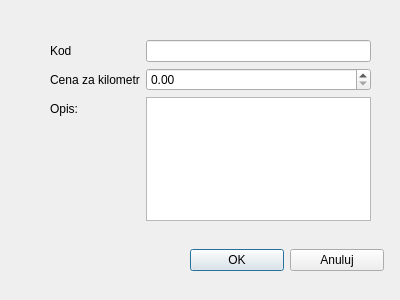
<?xml version="1.0" encoding="UTF-8"?>
<ui version="4.0">
 <class>DodajStawke</class>
 <widget class="QDialog" name="DodajStawke">
  <property name="geometry">
   <rect>
    <x>0</x>
    <y>0</y>
    <width>400</width>
    <height>300</height>
   </rect>
  </property>
  <property name="windowTitle">
   <string>Dialog</string>
  </property>
  <widget class="QWidget" name="formLayoutWidget">
   <property name="geometry">
    <rect>
     <x>50</x>
     <y>40</y>
     <width>321</width>
     <height>181</height>
    </rect>
   </property>
   <layout class="QFormLayout" name="formLayout">
    <item row="0" column="0">
     <widget class="QLabel" name="kodLabel">
      <property name="text">
       <string>Kod</string>
      </property>
     </widget>
    </item>
    <item row="0" column="1">
     <widget class="QLineEdit" name="kodLineEdit"/>
    </item>
    <item row="1" column="0">
     <widget class="QLabel" name="cenaZaKilometrLabel">
      <property name="text">
       <string>Cena za kilometr</string>
      </property>
     </widget>
    </item>
    <item row="2" column="0">
     <widget class="QLabel" name="opisLabel">
      <property name="text">
       <string>Opis:</string>
      </property>
     </widget>
    </item>
    <item row="2" column="1">
     <widget class="QPlainTextEdit" name="opisPlainTextEdit"/>
    </item>
    <item row="1" column="1">
     <widget class="QDoubleSpinBox" name="cenaZaKilometrDoubleSpinBox"/>
    </item>
   </layout>
  </widget>
  <widget class="QWidget" name="horizontalLayoutWidget">
   <property name="geometry">
    <rect>
     <x>190</x>
     <y>220</y>
     <width>194</width>
     <height>80</height>
    </rect>
   </property>
   <layout class="QHBoxLayout" name="horizontalLayout">
    <item>
     <widget class="QPushButton" name="Ok">
      <property name="text">
       <string>OK</string>
      </property>
     </widget>
    </item>
    <item>
     <widget class="QPushButton" name="anuluj">
      <property name="text">
       <string>Anuluj</string>
      </property>
     </widget>
    </item>
   </layout>
  </widget>
 </widget>
 <tabstops>
  <tabstop>kodLineEdit</tabstop>
  <tabstop>opisPlainTextEdit</tabstop>
  <tabstop>Ok</tabstop>
  <tabstop>anuluj</tabstop>
 </tabstops>
 <resources/>
 <connections/>
</ui>
